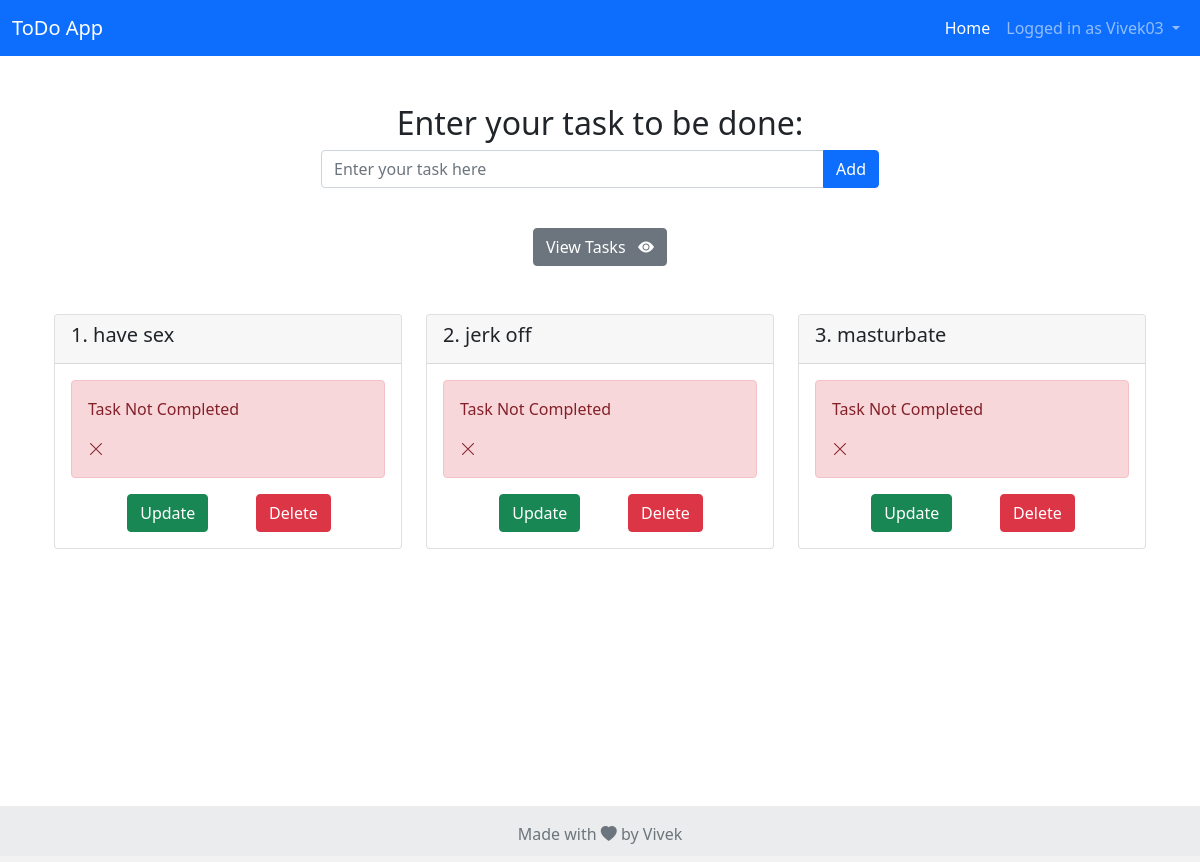
Screenshot of / (signed in) with the database file from the repository.
### app.py (models this page shows)
class User(db.Model):
    id = db.Column(db.Integer, primary_key=True)
    uname = db.Column(db.String(50))
    password = db.Column(db.String(50))
    tasks = db.relationship('ToDo', backref='user')

class ToDo(db.Model):
    id = db.Column(db.Integer, primary_key=True)
    title = db.Column(db.String(100))
    complete = db.Column(db.Boolean)
    user_id = db.Column(db.Integer, db.ForeignKey('user.id'))

### app.py (the view)
@app.route("/")
def index():
    if not session.get("uname"):
        return redirect("/login")
    else:
        user = User.query.filter_by(uname = session["uname"]).first()
        todo_list = ToDo.query.filter_by(user_id = user.id)
        return render_template('main.html', todo_list=todo_list)

### templates/main.html (shortened to what this page needs)
{% extends "base.html" %}
{% block main %}
        <div class="section">
            <div class="container">
                <div class="mx-auto pt-5" style="width: 50%; margin: 0 auto; text-align:center">
                    <h2>Enter your task to be done: </h2>
                    <form action="/add" method="POST">
                        <div>
                            <div class="input-group mb-3 col-xs-4">
                                <input type="text" class="form-control" name="title" placeholder="Enter your task here " aria-describedby="basic-addon1">
                                <button class="btn btn-primary" type="submit" id="button-addon2">Add</button>
                            </div>
                            <br>
                        </div>
                    </form>
                </div>
            </div>
        </div>
        <div class="container">
            <div class="mx-auto" style="margin: 0 auto; text-align:center;">
                <button class="btn btn-secondary" type="button" data-bs-toggle="collapse" data-bs-target="#collapsible" aria-expanded="true" aria-controls="collapsible">
                    View Tasks&nbsp;&nbsp;&nbsp;<i class="bi bi-eye-fill"></i>
                </button>
            </div>
            <div class="collapse show" id="collapsible">
                    <div class="container">
                        <div class="row">
                            {% for todo in todo_list %}
                                <div class="col-md-4 pt-5 pb-2">
                                    <div class="card">
                                        <div class="card-header">
                                            <h5 class="card-title">{{ loop.index }}. {{ todo.title }}</h5>
                                        </div>
                                        <div class="card-body">
                                            {% if todo.complete == False %}
                                                <div class="alert alert-danger">
                                                    <span><p class="card-text">Task Not Completed</p> <i class="bi bi-x-lg"></i></span>
                                                </div>
                                            {% else %}
                                                <div class="alert alert-success">
                                                    <span><p class="card-text">Task Completed</p> <i class="bi bi-check-lg"></i></span>
                                                </div>
                                            {% endif %}
                                            <div class="container">
                                                <div class="row justify-content-evenly">
                                                        <div class="col-md-4">
                                                            <a href="/update/{{ todo.id }}" class="btn btn-success">Update</a>
                                                        </div>
                                                        <div class="col-md-4">
                                                            <a href="/delete/{{ todo.id }}" class="btn btn-danger">Delete</a>
                                                        </div>
                                                </div>
                                            </div>
                                        </div>
                                    </div>
                                </div>
                            {% endfor %}
                        </div>
                    </div>
            </div>
        </div>
        <div class="push"></div>
{% endblock %}

### templates/base.html (shortened to what this page needs)
<!DOCTYPE html>
<html lang="en">
<head>
    <link href="https://cdn.jsdelivr.net/npm/bootstrap@5.0.2/dist/css/bootstrap.min.css" rel="stylesheet">
    <link rel="stylesheet" href="https://cdn.jsdelivr.net/npm/bootstrap-icons@1.9.1/font/bootstrap-icons.css">
    <link rel="stylesheet" href="/static/css/styles.css">
</head>
<body>
    <nav class="navbar d-print navbar-dark bg-primary">
        <div class="container-fluid">
            <a class="navbar-brand" href="#">ToDo App</a>
            <div class="navbar-expand" id="navbarNav">
                <ul class="navbar-nav">
                  <li class="nav-item">
                    <a class="nav-link active" aria-current="page" href="#">Home</a>
                  </li>
                  {% if session["uname"] %}
                  <li class="nav-item dropdown">
                    <a class="nav-link dropdown-toggle" href="#" id="navbarDropdownMenuLink" role="button" data-bs-toggle="dropdown" aria-expanded="false">
                      Logged in as {{ session["uname"] }}
                    </a>
                  </li>
                  {% endif %}
                </ul>
            </div>
        </div>
    </nav>
    <div class="wrapper">
        {% block main%}{% endblock %}
    </div>
    <footer  class="text-center text-lg-start bg-light text-muted">
        <div class="text-center p-3" style="background-color: rgba(0, 0, 0, 0.05);">
            Made with <i class="bi bi-heart-fill"></i> by Vivek
        </div>
    </footer>
</body>
</html>

### static/css/styles.css (style rules this page uses)
.wrapper { min-height: 100%; margin-bottom: -50px; }
footer, .push { height: 50px }
html, body { height: 100%; margin: 0; }

### rows the page displays
User: uname "Vivek03"
ToDo: title "have sex", complete "Task Not Completed"
ToDo: title "jerk off", complete "Task Not Completed"
ToDo: title "masturbate", complete "Task Not Completed"
